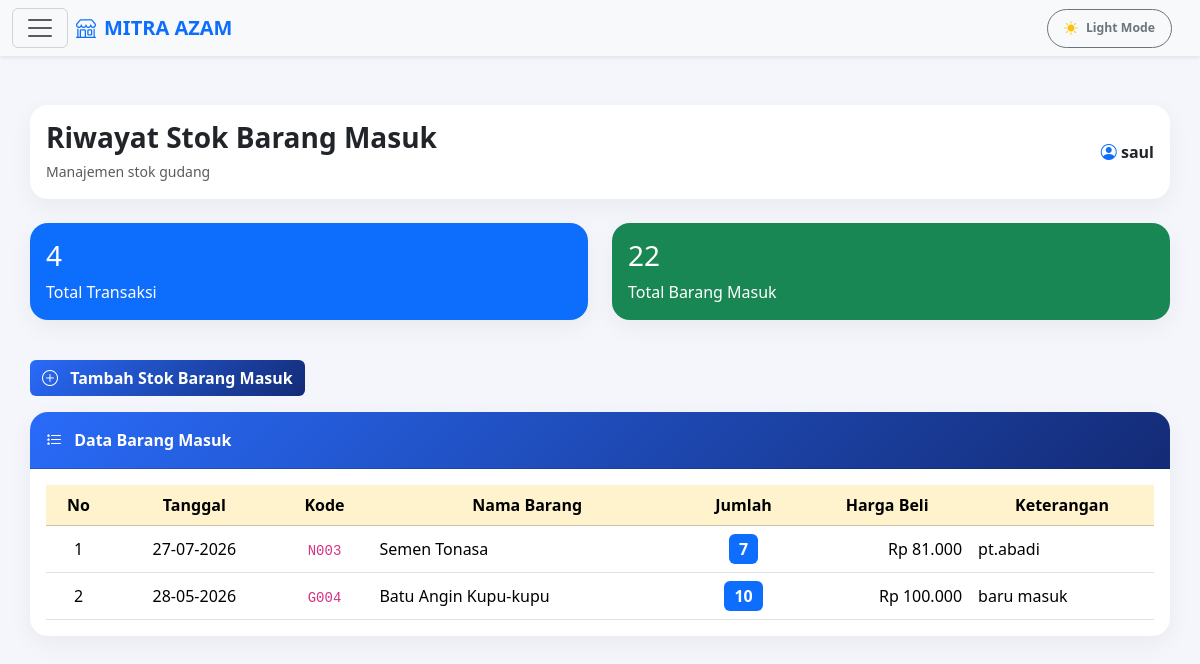
Screenshot of /admin/riwayat_barang_masuk.php (signed in) with the database file from the repository.
### tables this page shows
CREATE TABLE `setting` (
  `id_setting` int(11) NOT NULL AUTO_INCREMENT,
  `tema` varchar(20) NOT NULL DEFAULT 'light',
  `notifikasi_stok` varchar(20) NOT NULL,
  `auto_backup` varchar(20) NOT NULL DEFAULT 'nonaktif',
  `terakhir_backup` datetime DEFAULT NULL,
  PRIMARY KEY (`id_setting`)
);

CREATE TABLE `stok_barang_masuk` (
  `id_masuk` int(11) NOT NULL AUTO_INCREMENT,
  `id_barang` int(11) DEFAULT NULL,
  `jumlah` int(11) DEFAULT NULL,
  `harga_beli` int(11) DEFAULT NULL,
  `harga_jual` int(11) NOT NULL,
  `keterangan` varchar(255) DEFAULT NULL,
  `tanggal` timestamp NOT NULL DEFAULT current_timestamp(),
  PRIMARY KEY (`id_masuk`)
);

CREATE TABLE `barang` (
  `id_barang` int(11) NOT NULL AUTO_INCREMENT,
  `kode_barang` varchar(20) NOT NULL,
  `nama_barang` varchar(100) NOT NULL,
  `harga_beli` int(11) NOT NULL,
  `harga_jual` int(11) NOT NULL,
  `stok` int(11) NOT NULL,
  `stok_minimum` int(11) NOT NULL,
  `tanggal` date NOT NULL,
  `jenis_penjualan` enum('Normal','Kaca') DEFAULT 'Normal',
  `panjang_standar` decimal(10,2) DEFAULT NULL,
  `lebar_standar` decimal(10,2) DEFAULT NULL,
  PRIMARY KEY (`id_barang`)
);

### admin/riwayat_barang_masuk.php (the view, shortened to what this page needs)
<?php
require_once '../config/koneksi.php';
mysqli_query($conn, "SET time_zone = '" . date('P') . "'");
$queryGlobalSetting = mysqli_query($conn, "SELECT tema FROM setting LIMIT 1");
$globalSetting = mysqli_fetch_assoc($queryGlobalSetting);
$tema_sistem = $globalSetting['tema'] ?? 'light';
$current_tema = $tema_sistem;
$query = mysqli_query($conn, "
SELECT bm.*, b.nama_barang, b.kode_barang
FROM stok_barang_masuk bm
JOIN barang b ON bm.id_barang = b.id_barang
ORDER BY bm.id_masuk DESC
");
$q_total = mysqli_query($conn, "
SELECT COALESCE(SUM(jumlah),0) AS total
FROM stok_barang_masuk
");
$d_total = mysqli_fetch_assoc($q_total);
$total_masuk = $d_total['total'] ?? 0;
$q_count = mysqli_query($conn, "
SELECT COUNT(*) AS total
FROM stok_barang_masuk
");
$d_count = mysqli_fetch_assoc($q_count);
$total_transaksi = $d_count['total'] ?? 0;
?>
<!DOCTYPE html>
<html lang="id" data-bs-theme="<?= $current_tema ?>">
<head>
    <link href="https://cdn.jsdelivr.net/npm/bootstrap@5.3.3/dist/css/bootstrap.min.css" rel="stylesheet">
    <link href="https://cdn.jsdelivr.net/npm/bootstrap-icons@1.11.3/font/bootstrap-icons.css" rel="stylesheet">
</head>
<body class="<?= ($current_tema == 'dark') ? 'dark-theme' : ''; ?>">
<nav class="navbar bg-body-tertiary fixed-top shadow-sm">
  <div class="container-fluid">
    <button class="navbar-toggler" type="button" data-bs-toggle="offcanvas" data-bs-target="#offcanvasNavbar">
      <span class="navbar-toggler-icon"></span>
    </button>
    <a class="navbar-brand d-flex align-items-center me-auto ms-2 fw-bold text-primary" href="dashboard.php">
      <i class="bi bi-shop me-2"></i> MITRA AZAM
    </a>
    <button class="btn btn-sm btn-outline-secondary rounded-pill px-3 py-2 d-flex align-items-center gap-2 me-3" id="themeToggleBtn" type="button">
        <i class="bi <?= $current_tema == 'dark' ? 'bi-moon-stars-fill text-warning' : 'bi-sun-fill text-warning'; ?>"></i>
        <span class="small fw-semibold d-none d-md-inline"><?= $current_tema == 'dark' ? 'Dark Mode' : 'Light Mode'; ?></span>
    </button>
  </div>
</nav>
<div class="content">
    <div class="card mb-4">
        <div class="card-body d-flex justify-content-between flex-wrap align-items-center">
            <div>
                <h3 class="mb-1 fw-bold">Riwayat Stok Barang Masuk</h3>
                <small class="text-muted">Manajemen stok gudang</small>
            </div>
            <div class="fw-bold">
                <i class="bi bi-person-circle text-primary"></i>
                <?= htmlspecialchars($_SESSION['nama'] ?? 'User'); ?>
            </div>
        </div>
    </div>
    <div class="row mb-4">
        <div class="col-md-6 mb-3">
            <div class="card bg-primary text-white">
                <div class="card-body">
                    <h3><?= $total_transaksi; ?></h3>
                    <p class="mb-0">Total Transaksi</p>
                </div>
            </div>
        </div>
        <div class="col-md-6 mb-3">
            <div class="card bg-success text-white">
                <div class="card-body">
                    <h3><?= $total_masuk; ?></h3>
                    <p class="mb-0">Total Barang Masuk</p>
                </div>
            </div>
        </div>
    </div>
    <a href="stok_barang_masuk.php" class="btn btn-warning mb-3 fw-semibold">
        <i class="bi bi-plus-circle me-2"></i> Tambah Stok Barang Masuk
    </a>
    <div class="card">
        <div class="card-header p-3">
            <i class="bi bi-list-stars me-2"></i> Data Barang Masuk
        </div>
        <div class="card-body table-responsive">
            <table class="table table-hover align-middle mb-0">
                <thead class="table-warning text-center">
                    <tr>
                        <th>No</th>
                        <th>Tanggal</th>
                        <th>Kode</th>
                        <th>Nama Barang</th>
                        <th>Jumlah</th>
                        <th>Harga Beli</th>
                        <th>Keterangan</th>
                    </tr>
                </thead>
                <tbody>
                <?php if(mysqli_num_rows($query) > 0): ?>
                    <?php $no = 1; ?>
                    <?php while($d = mysqli_fetch_assoc($query)): ?>
                        <tr>
                            <td class="text-center"><?= $no++; ?></td>
                            <td class="text-center"><?= date('d-m-Y', strtotime($d['tanggal'])); ?></td>
                            <td class="text-center"><code><?= $d['kode_barang']; ?></code></td>
                            <td><?= $d['nama_barang']; ?></td>
                            <td class="text-center"><span class="badge bg-primary fs-6"><?= $d['jumlah']; ?></span></td>
                            <td class="text-end">Rp <?= number_format($d['harga_beli'],0,',','.'); ?></td>
                            <td><?= !empty($d['keterangan']) ? $d['keterangan'] : '-'; ?></td>
                        </tr>
                    <?php endwhile; ?>
                <?php endif; ?>
                </tbody>
            </table>
        </div>
    </div>
</div>
</body>
</html>

### admin/riwayat_barang_masuk.php (style rules this page uses)
body { background: #f4f6fb; font-family: 'Segoe UI', sans-serif; margin: 0; color: #212529; transition: background 0.3s ease, color 0.3s ease; }
.content { padding: 30px; margin-top: 75px; }
.card { border: none; border-radius: 18px; box-shadow: 0 8px 25px rgba(0,0,0,0.05); transition: background 0.3s ease, border-color 0.3s ease; }
.card-header { background: linear-gradient(135deg, #296bf9, #142b76) !important; color: white !important; font-weight: 600; border-top-left-radius: 18px !important; border-top-right-radius: 18px !important; }
.badge { padding: 7px 10px; }
.btn-warning { background: linear-gradient(135deg, #296bf9, #142b76); border: none; color: white; }

### rows the page displays
stok_barang_masuk: tanggal "27-07-2026", id_barang.kode_barang "N003", id_barang.nama_barang "Semen Tonasa", jumlah "7", harga_beli "81.000", keterangan "pt.abadi"
stok_barang_masuk: tanggal "28-05-2026", id_barang.kode_barang "G004", id_barang.nama_barang "Batu Angin Kupu-kupu", jumlah "10", harga_beli "100.000", keterangan "baru masuk"

### other values shown
$_SESSION['nama'] "saul"
$total_transaksi "4"
$total_masuk "22"
